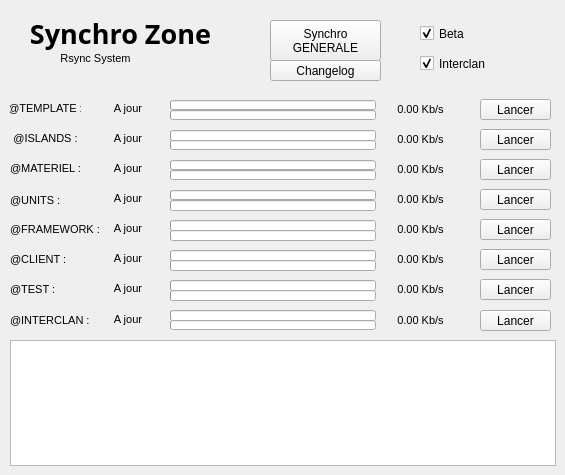
    <widget class="QWidget" name="tab_synchro">
     <attribute name="title">
      <string>Synchro</string>
     </attribute>
     <widget class="QLabel" name="label_synchro_title">
      <property name="geometry">
       <rect>
        <x>10</x>
        <y>10</y>
        <width>221</width>
        <height>46</height>
       </rect>
      </property>
      <property name="font">
       <font>
        <family>Jokerman</family>
        <pointsize>20</pointsize>
        <weight>75</weight>
        <bold>true</bold>
       </font>
      </property>
      <property name="text">
       <string>Synchro Zone</string>
      </property>
      <property name="scaledContents">
       <bool>false</bool>
      </property>
      <property name="alignment">
       <set>Qt::AlignCenter</set>
      </property>
     </widget>
     <widget class="QLabel" name="label_synchro_subtitle">
      <property name="geometry">
       <rect>
        <x>50</x>
        <y>50</y>
        <width>91</width>
        <height>16</height>
       </rect>
      </property>
      <property name="font">
       <font>
        <pointsize>8</pointsize>
       </font>
      </property>
      <property name="text">
       <string>Rsync System</string>
      </property>
      <property name="alignment">
       <set>Qt::AlignCenter</set>
      </property>
     </widget>
     <widget class="QLabel" name="label_synchro_template">
      <property name="geometry">
       <rect>
        <x>10</x>
        <y>100</y>
        <width>71</width>
        <height>16</height>
       </rect>
      </property>
      <property name="font">
       <font>
        <pointsize>8</pointsize>
       </font>
      </property>
      <property name="text">
       <string>@TEMPLATE :</string>
      </property>
      <property name="alignment">
       <set>Qt::AlignCenter</set>
      </property>
     </widget>
     <widget class="QLabel" name="label_synchro_template_state">
      <property name="geometry">
       <rect>
        <x>90</x>
        <y>100</y>
        <width>76</width>
        <height>16</height>
       </rect>
      </property>
      <property name="font">
       <font>
        <pointsize>8</pointsize>
       </font>
      </property>
      <property name="text">
       <string>A jour</string>
      </property>
      <property name="alignment">
       <set>Qt::AlignCenter</set>
      </property>
     </widget>
     <widget class="QLabel" name="label_synchro_template_debit">
      <property name="geometry">
       <rect>
        <x>380</x>
        <y>99</y>
        <width>81</width>
        <height>20</height>
       </rect>
      </property>
      <property name="font">
       <font>
        <pointsize>8</pointsize>
       </font>
      </property>
      <property name="text">
       <string>0.00 Kb/s</string>
      </property>
      <property name="alignment">
       <set>Qt::AlignCenter</set>
      </property>
     </widget>
     <widget class="QPushButton" name="pushButton_synchro_template_launch">
      <property name="geometry">
       <rect>
        <x>480</x>
        <y>99</y>
        <width>71</width>
        <height>21</height>
       </rect>
      </property>
      <property name="text">
       <string>Lancer</string>
      </property>
     </widget>
     <widget class="QProgressBar" name="progressBar_synchro_template_fichier">
      <property name="geometry">
       <rect>
        <x>170</x>
        <y>100</y>
        <width>206</width>
        <height>10</height>
       </rect>
      </property>
      <property name="value">
       <number>0</number>
      </property>
      <property name="alignment">
       <set>Qt::AlignCenter</set>
      </property>
      <property name="textVisible">
       <bool>false</bool>
      </property>
     </widget>
     <widget class="QProgressBar" name="progressBar_synchro_template_global">
      <property name="geometry">
       <rect>
        <x>170</x>
        <y>110</y>
        <width>206</width>
        <height>10</height>
       </rect>
      </property>
      <property name="value">
       <number>0</number>
      </property>
      <property name="alignment">
       <set>Qt::AlignCenter</set>
      </property>
      <property name="textVisible">
       <bool>false</bool>
      </property>
     </widget>
     <widget class="QTextEdit" name="textEdit_synchro_log">
      <property name="enabled">
       <bool>true</bool>
      </property>
      <property name="geometry">
       <rect>
        <x>10</x>
        <y>340</y>
        <width>546</width>
        <height>126</height>
       </rect>
      </property>
      <property name="acceptDrops">
       <bool>false</bool>
      </property>
      <property name="toolTip">
       <string/>
      </property>
      <property name="documentTitle">
       <string>Log</string>
      </property>
      <property name="readOnly">
       <bool>true</bool>
      </property>
      <property name="acceptRichText">
       <bool>true</bool>
      </property>
     </widget>
     <widget class="QLabel" name="label_synchro_islands">
      <property name="geometry">
       <rect>
        <x>10</x>
        <y>130</y>
        <width>71</width>
        <height>16</height>
       </rect>
      </property>
      <property name="font">
       <font>
        <pointsize>8</pointsize>
       </font>
      </property>
      <property name="text">
       <string>@ISLANDS :</string>
      </property>
      <property name="alignment">
       <set>Qt::AlignCenter</set>
      </property>
     </widget>
     <widget class="QProgressBar" name="progressBar_synchro_islands_fichier">
      <property name="geometry">
       <rect>
        <x>170</x>
        <y>130</y>
        <width>206</width>
        <height>11</height>
       </rect>
      </property>
      <property name="value">
       <number>0</number>
      </property>
      <property name="alignment">
       <set>Qt::AlignCenter</set>
      </property>
      <property name="textVisible">
       <bool>false</bool>
      </property>
     </widget>
     <widget class="QLabel" name="label_synchro_islands_debit">
      <property name="geometry">
       <rect>
        <x>380</x>
        <y>129</y>
        <width>81</width>
        <height>20</height>
       </rect>
      </property>
      <property name="font">
       <font>
        <pointsize>8</pointsize>
       </font>
      </property>
      <property name="text">
       <string>0.00 Kb/s</string>
      </property>
      <property name="alignment">
       <set>Qt::AlignCenter</set>
      </property>
     </widget>
     <widget class="QLabel" name="label_synchro_islands_state">
      <property name="geometry">
       <rect>
        <x>90</x>
        <y>130</y>
        <width>76</width>
        <height>16</height>
       </rect>
      </property>
      <property name="font">
       <font>
        <pointsize>8</pointsize>
       </font>
      </property>
      <property name="text">
       <string>A jour</string>
      </property>
      <property name="alignment">
       <set>Qt::AlignCenter</set>
      </property>
     </widget>
     <widget class="QProgressBar" name="progressBar_synchro_islands_global">
      <property name="geometry">
       <rect>
        <x>170</x>
        <y>140</y>
        <width>206</width>
        <height>10</height>
       </rect>
      </property>
      <property name="value">
       <number>0</number>
      </property>
      <property name="alignment">
       <set>Qt::AlignCenter</set>
      </property>
      <property name="textVisible">
       <bool>false</bool>
      </property>
     </widget>
     <widget class="QPushButton" name="pushButton_synchro_islands_launch">
      <property name="geometry">
       <rect>
        <x>480</x>
        <y>129</y>
        <width>71</width>
        <height>21</height>
       </rect>
      </property>
      <property name="text">
       <string>Lancer</string>
      </property>
     </widget>
     <widget class="QLabel" name="label_synchro_materiel_state">
      <property name="geometry">
       <rect>
        <x>90</x>
        <y>160</y>
        <width>76</width>
        <height>16</height>
       </rect>
      </property>
      <property name="font">
       <font>
        <pointsize>8</pointsize>
       </font>
      </property>
      <property name="text">
       <string>A jour</string>
      </property>
      <property name="alignment">
       <set>Qt::AlignCenter</set>
      </property>
     </widget>
     <widget class="QProgressBar" name="progressBar_synchro_materiel_fichier">
      <property name="geometry">
       <rect>
        <x>170</x>
        <y>160</y>
        <width>206</width>
        <height>10</height>
       </rect>
      </property>
      <property name="value">
       <number>0</number>
      </property>
      <property name="alignment">
       <set>Qt::AlignCenter</set>
      </property>
      <property name="textVisible">
       <bool>false</bool>
      </property>
     </widget>
     <widget class="QLabel" name="label_synchro_materiel">
      <property name="geometry">
       <rect>
        <x>10</x>
        <y>160</y>
        <width>71</width>
        <height>16</height>
       </rect>
      </property>
      <property name="font">
       <font>
        <pointsize>8</pointsize>
       </font>
      </property>
      <property name="text">
       <string>@MATERIEL :</string>
      </property>
      <property name="alignment">
       <set>Qt::AlignCenter</set>
      </property>
     </widget>
     <widget class="QLabel" name="label_synchro_materiel_debit">
      <property name="geometry">
       <rect>
        <x>380</x>
        <y>159</y>
        <width>81</width>
        <height>20</height>
       </rect>
      </property>
      <property name="font">
       <font>
        <pointsize>8</pointsize>
       </font>
      </property>
      <property name="text">
       <string>0.00 Kb/s</string>
      </property>
      <property name="alignment">
       <set>Qt::AlignCenter</set>
      </property>
     </widget>
     <widget class="QProgressBar" name="progressBar_synchro_materiel_global">
      <property name="geometry">
       <rect>
        <x>170</x>
        <y>170</y>
        <width>206</width>
        <height>10</height>
       </rect>
      </property>
      <property name="value">
       <number>0</number>
      </property>
      <property name="alignment">
       <set>Qt::AlignCenter</set>
      </property>
      <property name="textVisible">
       <bool>false</bool>
      </property>
     </widget>
     <widget class="QPushButton" name="pushButton_synchro_materiel_launch">
      <property name="geometry">
       <rect>
        <x>480</x>
        <y>159</y>
        <width>71</width>
        <height>21</height>
       </rect>
      </property>
      <property name="text">
       <string>Lancer</string>
      </property>
     </widget>
     <widget class="QLabel" name="label_synchro_framework_debit">
      <property name="geometry">
       <rect>
        <x>380</x>
        <y>219</y>
        <width>81</width>
        <height>20</height>
       </rect>
      </property>
      <property name="font">
       <font>
        <pointsize>8</pointsize>
       </font>
      </property>
      <property name="text">
       <string>0.00 Kb/s</string>
      </property>
      <property name="alignment">
       <set>Qt::AlignCenter</set>
      </property>
     </widget>
     <widget class="QPushButton" name="pushButton_synchro_framework_launch">
      <property name="geometry">
       <rect>
        <x>480</x>
        <y>219</y>
        <width>71</width>
        <height>21</height>
       </rect>
      </property>
      <property name="text">
       <string>Lancer</string>
      </property>
     </widget>
     <widget class="QLabel" name="label_synchro_framework">
      <property name="geometry">
       <rect>
        <x>10</x>
        <y>219</y>
        <width>91</width>
        <height>21</height>
       </rect>
      </property>
      <property name="font">
       <font>
        <pointsize>8</pointsize>
       </font>
      </property>
      <property name="text">
       <string>@FRAMEWORK :</string>
      </property>
      <property name="alignment">
       <set>Qt::AlignLeading|Qt::AlignLeft|Qt::AlignVCenter</set>
      </property>
     </widget>
     <widget class="QProgressBar" name="progressBar_synchro_framework_global">
      <property name="geometry">
       <rect>
        <x>170</x>
        <y>230</y>
        <width>206</width>
        <height>11</height>
       </rect>
      </property>
      <property name="value">
       <number>0</number>
      </property>
      <property name="alignment">
       <set>Qt::AlignCenter</set>
      </property>
      <property name="textVisible">
       <bool>false</bool>
      </property>
     </widget>
     <widget class="QLabel" name="label_synchro_framework_state">
      <property name="geometry">
       <rect>
        <x>90</x>
        <y>220</y>
        <width>76</width>
        <height>16</height>
       </rect>
      </property>
      <property name="font">
       <font>
        <pointsize>8</pointsize>
       </font>
      </property>
      <property name="text">
       <string>A jour</string>
      </property>
      <property name="alignment">
       <set>Qt::AlignCenter</set>
      </property>
     </widget>
     <widget class="QProgressBar" name="progressBar_synchro_framework_fichier">
      <property name="geometry">
       <rect>
        <x>170</x>
        <y>220</y>
        <width>206</width>
        <height>11</height>
       </rect>
      </property>
      <property name="value">
       <number>0</number>
      </property>
      <property name="alignment">
       <set>Qt::AlignCenter</set>
      </property>
      <property name="textVisible">
       <bool>false</bool>
      </property>
     </widget>
     <widget class="QLabel" name="label_synchro_units_state">
      <property name="geometry">
       <rect>
        <x>90</x>
        <y>190</y>
        <width>76</width>
        <height>16</height>
       </rect>
      </property>
      <property name="font">
       <font>
        <pointsize>8</pointsize>
       </font>
      </property>
      <property name="text">
       <string>A jour</string>
      </property>
      <property name="alignment">
       <set>Qt::AlignCenter</set>
      </property>
     </widget>
     <widget class="QLabel" name="label_synchro_units">
      <property name="geometry">
       <rect>
        <x>10</x>
        <y>190</y>
        <width>61</width>
        <height>21</height>
       </rect>
      </property>
      <property name="font">
       <font>
        <pointsize>8</pointsize>
       </font>
      </property>
      <property name="text">
       <string>@UNITS :</string>
      </property>
      <property name="alignment">
       <set>Qt::AlignLeading|Qt::AlignLeft|Qt::AlignVCenter</set>
      </property>
     </widget>
     <widget class="QLabel" name="label_synchro_units_debit">
      <property name="geometry">
       <rect>
        <x>380</x>
        <y>189</y>
        <width>81</width>
        <height>20</height>
       </rect>
      </property>
      <property name="font">
       <font>
        <pointsize>8</pointsize>
       </font>
      </property>
      <property name="text">
       <string>0.00 Kb/s</string>
      </property>
      <property name="alignment">
       <set>Qt::AlignCenter</set>
      </property>
     </widget>
     <widget class="QProgressBar" name="progressBar_synchro_units_global">
      <property name="geometry">
       <rect>
        <x>170</x>
        <y>200</y>
        <width>206</width>
        <height>11</height>
       </rect>
      </property>
      <property name="value">
       <number>0</number>
      </property>
      <property name="alignment">
       <set>Qt::AlignCenter</set>
      </property>
      <property name="textVisible">
       <bool>false</bool>
      </property>
     </widget>
     <widget class="QProgressBar" name="progressBar_synchro_units_fichier">
      <property name="geometry">
       <rect>
        <x>170</x>
        <y>190</y>
        <width>206</width>
        <height>10</height>
       </rect>
      </property>
      <property name="value">
       <number>0</number>
      </property>
      <property name="alignment">
       <set>Qt::AlignCenter</set>
      </property>
      <property name="textVisible">
       <bool>false</bool>
      </property>
     </widget>
     <widget class="QPushButton" name="pushButton_synchro_units_launch">
      <property name="geometry">
       <rect>
        <x>480</x>
        <y>189</y>
        <width>71</width>
        <height>21</height>
       </rect>
      </property>
      <property name="text">
       <string>Lancer</string>
      </property>
     </widget>
     <widget class="QPushButton" name="pushButton_synchro_client_launch">
      <property name="geometry">
       <rect>
        <x>480</x>
        <y>249</y>
        <width>71</width>
        <height>21</height>
       </rect>
      </property>
      <property name="text">
       <string>Lancer</string>
      </property>
     </widget>
     <widget class="QProgressBar" name="progressBar_synchro_client_fichier">
      <property name="geometry">
       <rect>
        <x>170</x>
        <y>250</y>
        <width>206</width>
        <height>11</height>
       </rect>
      </property>
      <property name="value">
       <number>0</number>
      </property>
      <property name="alignment">
       <set>Qt::AlignCenter</set>
      </property>
      <property name="textVisible">
       <bool>false</bool>
      </property>
     </widget>
     <widget class="QLabel" name="label_synchro_client">
      <property name="geometry">
       <rect>
        <x>10</x>
        <y>249</y>
        <width>91</width>
        <height>21</height>
       </rect>
      </property>
      <property name="font">
       <font>
        <pointsize>8</pointsize>
       </font>
      </property>
      <property name="text">
       <string>@CLIENT :</string>
      </property>
      <property name="alignment">
       <set>Qt::AlignLeading|Qt::AlignLeft|Qt::AlignVCenter</set>
      </property>
     </widget>
     <widget class="QProgressBar" name="progressBar_synchro_client_global">
      <property name="geometry">
       <rect>
        <x>170</x>
        <y>260</y>
        <width>206</width>
        <height>11</height>
       </rect>
      </property>
      <property name="value">
       <number>0</number>
      </property>
      <property name="alignment">
       <set>Qt::AlignCenter</set>
      </property>
      <property name="textVisible">
       <bool>false</bool>
      </property>
     </widget>
     <widget class="QLabel" name="label_synchro_client_state">
      <property name="geometry">
       <rect>
        <x>90</x>
        <y>250</y>
        <width>76</width>
        <height>16</height>
       </rect>
      </property>
      <property name="font">
       <font>
        <pointsize>8</pointsize>
       </font>
      </property>
      <property name="text">
       <string>A jour</string>
      </property>
      <property name="alignment">
       <set>Qt::AlignCenter</set>
      </property>
     </widget>
     <widget class="QLabel" name="label_synchro_client_debit">
      <property name="geometry">
       <rect>
        <x>380</x>
        <y>249</y>
        <width>81</width>
        <height>20</height>
       </rect>
      </property>
      <property name="font">
       <font>
        <pointsize>8</pointsize>
       </font>
      </property>
      <property name="text">
       <string>0.00 Kb/s</string>
      </property>
      <property name="alignment">
       <set>Qt::AlignCenter</set>
      </property>
     </widget>
     <widget class="QProgressBar" name="progressBar_synchro_test_global">
      <property name="geometry">
       <rect>
        <x>170</x>
        <y>290</y>
        <width>206</width>
        <height>11</height>
       </rect>
      </property>
      <property name="value">
       <number>0</number>
      </property>
      <property name="alignment">
       <set>Qt::AlignCenter</set>
      </property>
      <property name="textVisible">
       <bool>false</bool>
      </property>
     </widget>
     <widget class="QPushButton" name="pushButton_synchro_test_launch">
      <property name="geometry">
       <rect>
        <x>480</x>
        <y>279</y>
        <width>71</width>
        <height>21</height>
       </rect>
      </property>
      <property name="text">
       <string>Lancer</string>
      </property>
     </widget>
     <widget class="QProgressBar" name="progressBar_synchro_test_fichier">
      <property name="geometry">
       <rect>
        <x>170</x>
        <y>280</y>
        <width>206</width>
        <height>11</height>
       </rect>
      </property>
      <property name="value">
       <number>0</number>
      </property>
      <property name="alignment">
       <set>Qt::AlignCenter</set>
      </property>
      <property name="textVisible">
       <bool>false</bool>
      </property>
     </widget>
     <widget class="QLabel" name="label_synchro_test">
      <property name="geometry">
       <rect>
        <x>10</x>
        <y>279</y>
        <width>91</width>
        <height>21</height>
       </rect>
      </property>
      <property name="font">
       <font>
        <pointsize>8</pointsize>
       </font>
      </property>
      <property name="text">
       <string>@TEST :</string>
      </property>
      <property name="alignment">
       <set>Qt::AlignLeading|Qt::AlignLeft|Qt::AlignVCenter</set>
      </property>
     </widget>
     <widget class="QLabel" name="label_synchro_test_state">
      <property name="geometry">
       <rect>
        <x>90</x>
        <y>280</y>
        <width>76</width>
        <height>16</height>
       </rect>
      </property>
      <property name="font">
       <font>
        <pointsize>8</pointsize>
       </font>
      </property>
      <property name="text">
       <string>A jour</string>
      </property>
      <property name="alignment">
       <set>Qt::AlignCenter</set>
      </property>
     </widget>
     <widget class="QLabel" name="label_synchro_test_debit">
      <property name="geometry">
       <rect>
        <x>380</x>
        <y>279</y>
        <width>81</width>
        <height>20</height>
       </rect>
      </property>
      <property name="font">
       <font>
        <pointsize>8</pointsize>
       </font>
      </property>
      <property name="text">
       <string>0.00 Kb/s</string>
      </property>
      <property name="alignment">
       <set>Qt::AlignCenter</set>
      </property>
     </widget>
     <widget class="QLabel" name="label_synchro_interclan_debit">
      <property name="geometry">
       <rect>
        <x>380</x>
        <y>310</y>
        <width>81</width>
        <height>20</height>
       </rect>
      </property>
      <property name="font">
       <font>
        <pointsize>8</pointsize>
       </font>
      </property>
      <property name="text">
       <string>0.00 Kb/s</string>
      </property>
      <property name="alignment">
       <set>Qt::AlignCenter</set>
      </property>
     </widget>
     <widget class="QLabel" name="label_synchro_interclan_state">
      <property name="geometry">
       <rect>
        <x>90</x>
        <y>311</y>
        <width>76</width>
        <height>16</height>
       </rect>
      </property>
      <property name="font">
       <font>
        <pointsize>8</pointsize>
       </font>
      </property>
      <property name="text">
       <string>A jour</string>
      </property>
      <property name="alignment">
       <set>Qt::AlignCenter</set>
      </property>
     </widget>
     <widget class="QProgressBar" name="progressBar_synchro_interclan_fichier">
      <property name="geometry">
       <rect>
        <x>170</x>
        <y>310</y>
        <width>206</width>
        <height>11</height>
       </rect>
      </property>
      <property name="value">
       <number>0</number>
      </property>
      <property name="alignment">
       <set>Qt::AlignCenter</set>
      </property>
      <property name="textVisible">
       <bool>false</bool>
      </property>
     </widget>
     <widget class="QProgressBar" name="progressBar_synchro_interclan_global">
      <property name="geometry">
       <rect>
        <x>170</x>
        <y>320</y>
        <width>206</width>
        <height>10</height>
       </rect>
      </property>
      <property name="value">
       <number>0</number>
      </property>
      <property name="alignment">
       <set>Qt::AlignCenter</set>
      </property>
      <property name="textVisible">
       <bool>false</bool>
      </property>
     </widget>
     <widget class="QPushButton" name="pushButton_synchro_interclan_launch">
      <property name="geometry">
       <rect>
        <x>480</x>
        <y>310</y>
        <width>71</width>
        <height>21</height>
       </rect>
      </property>
      <property name="text">
       <string>Lancer</string>
      </property>
     </widget>
     <widget class="QLabel" name="label_synchro_interclan">
      <property name="geometry">
       <rect>
        <x>10</x>
        <y>310</y>
        <width>91</width>
        <height>21</height>
       </rect>
      </property>
      <property name="font">
       <font>
        <pointsize>8</pointsize>
       </font>
      </property>
      <property name="text">
       <string>@INTERCLAN :</string>
      </property>
      <property name="alignment">
       <set>Qt::AlignLeading|Qt::AlignLeft|Qt::AlignVCenter</set>
      </property>
     </widget>
     <widget class="QPushButton" name="pushButton_synchro_generale_launch">
      <property name="geometry">
       <rect>
        <x>270</x>
        <y>20</y>
        <width>111</width>
        <height>41</height>
       </rect>
      </property>
      <property name="text">
       <string>Synchro
GENERALE</string>
      </property>
     </widget>
     <widget class="QPushButton" name="pushButton_synchro_changelog_launch">
      <property name="geometry">
       <rect>
        <x>270</x>
        <y>60</y>
        <width>111</width>
        <height>21</height>
       </rect>
      </property>
      <property name="text">
       <string>Changelog</string>
      </property>
     </widget>
     <widget class="QCheckBox" name="checkBox_SynchroBeta">
      <property name="geometry">
       <rect>
        <x>420</x>
        <y>25</y>
        <width>70</width>
        <height>17</height>
       </rect>
      </property>
      <property name="text">
       <string>Beta</string>
      </property>
      <property name="checked">
       <bool>true</bool>
      </property>
     </widget>
     <widget class="QCheckBox" name="checkBox_SynchroInterclan">
      <property name="geometry">
       <rect>
        <x>420</x>
        <y>55</y>
        <width>70</width>
        <height>17</height>
       </rect>
      </property>
      <property name="text">
       <string>Interclan</string>
      </property>
      <property name="checked">
       <bool>true</bool>
      </property>
     </widget>
    </widget>
